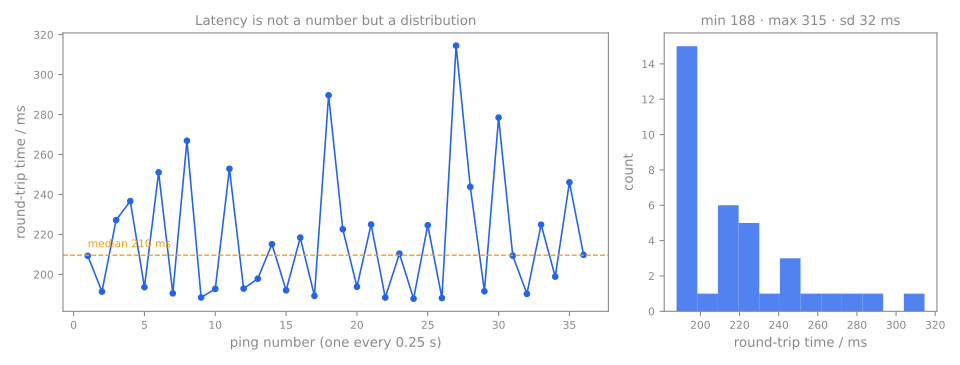

This chart was generated by the following Python code:
"""Thirty-six round trips from a home connection in Chengdu to 8.8.8.8 (Google's public DNS), one every quarter
second, recorded 2026-09-09 with `ping -c 40 -i 0.25 8.8.8.8`.  Left: each round trip in order — the jitter is the
point.  Right: the same numbers as a histogram.  Regenerate: python3 networks-ping.py"""
import matplotlib, statistics as st
matplotlib.use("Agg"); import matplotlib.pyplot as plt
GREY="#888888"
r=[float(x) for x in open("networks-ping-samples.txt")]
fig,(a1,a2)=plt.subplots(1,2,figsize=(10,3.8),gridspec_kw={"width_ratios":[2,1]}); fig.patch.set_alpha(0)
for ax in (a1,a2):
    ax.set_facecolor("none"); ax.tick_params(colors=GREY,labelsize=8)
    for s in ax.spines.values(): s.set_color(GREY)
a1.plot(range(1,len(r)+1),r,"o-",color="#2563eb",ms=4,lw=1.2); a1.axhline(st.median(r),color="#f59e0b",lw=1,ls="--")
a1.text(1,st.median(r)+4,f"median {st.median(r):.0f} ms",color="#f59e0b",fontsize=8)
a1.set_xlabel("ping number (one every 0.25 s)",color=GREY); a1.set_ylabel("round-trip time / ms",color=GREY)
a1.set_title("Latency is not a number but a distribution",color=GREY,fontsize=10)
a2.hist(r,bins=12,color="#2563eb",alpha=0.8); a2.set_xlabel("round-trip time / ms",color=GREY); a2.set_ylabel("count",color=GREY)
a2.set_title(f"min {min(r):.0f} · max {max(r):.0f} · sd {st.pstdev(r):.0f} ms",color=GREY,fontsize=10)
fig.tight_layout(); fig.savefig("networks-ping.svg",transparent=True); print("ok")
